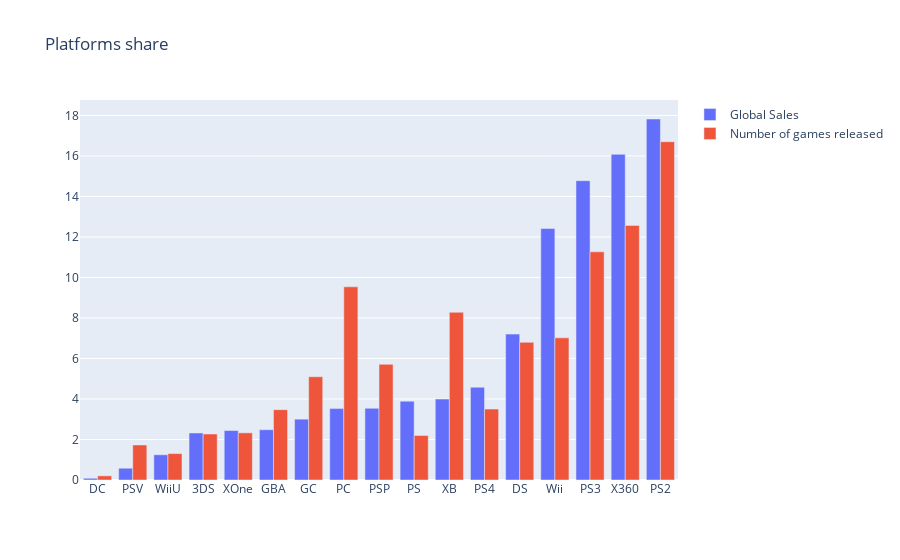

Source (notebook cell):
### Code cell
trace0 = go.Bar(
    x=platforms_df.index,
    y=platforms_df.Global_Sales,
    name='Global Sales',
    orientation = 'v'
)

trace1 = go.Bar(
    x=platforms_df.index,
    y=platforms_df.Number_of_Games,
    name='Number of games released',
    orientation = 'v'
)

data = [trace0, trace1]
layout = {'title': 'Platforms share'}

fig = go.Figure(data=data, layout=layout)

iplot(fig)

### Figure 1 — Plotly figure (JSON) as saved in the notebook; plotly's stock layout.template omitted (floating-point values rounded to 4 significant figures)
{"data": [{"name": "Global Sales", "orientation": "v", "type": "bar", "x": ["DC", "PSV", "WiiU", "3DS", "XOne", "GBA", "GC", "PC", "PSP", "PS", "XB", "PS4", "DS", "Wii", "PS3", "X360", "PS2"], "y": [0.08574, 0.5819, 1.245, 2.322, 2.441, 2.483, 3.004, 3.526, 3.541, 3.892, 3.996, 4.579, 7.204, 12.42, 14.78, 16.08, 17.82]}, {"name": "Number of games released", "orientation": "v", "type": "bar", "x": ["DC", "PSV", "WiiU", "3DS", "XOne", "GBA", "GC", "PC", "PSP", "PS", "XB", "PS4", "DS", "Wii", "PS3", "X360", "PS2"], "y": [0.2051, 1.729, 1.304, 2.271, 2.33, 3.473, 5.099, 9.538, 5.714, 2.198, 8.278, 3.502, 6.799, 7.018, 11.27, 12.57, 16.7]}], "layout": {"title": {"text": "Platforms share"}}}
